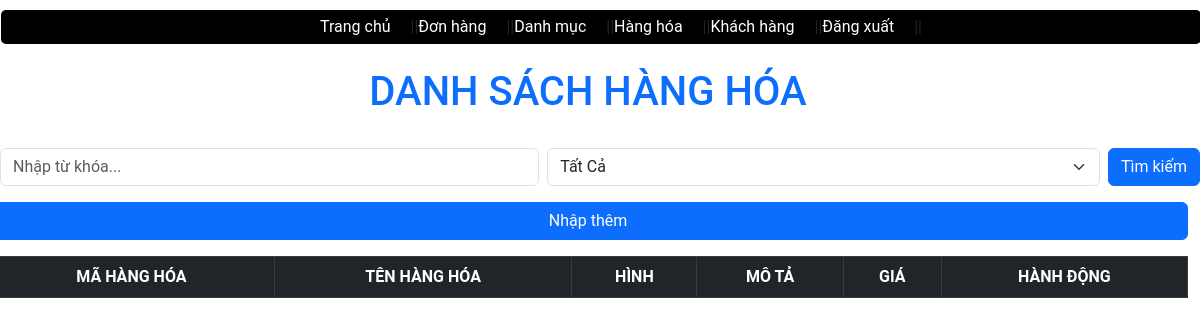
/admin/index.php?act=hienthisp, run on an earlier commit of the app's database.
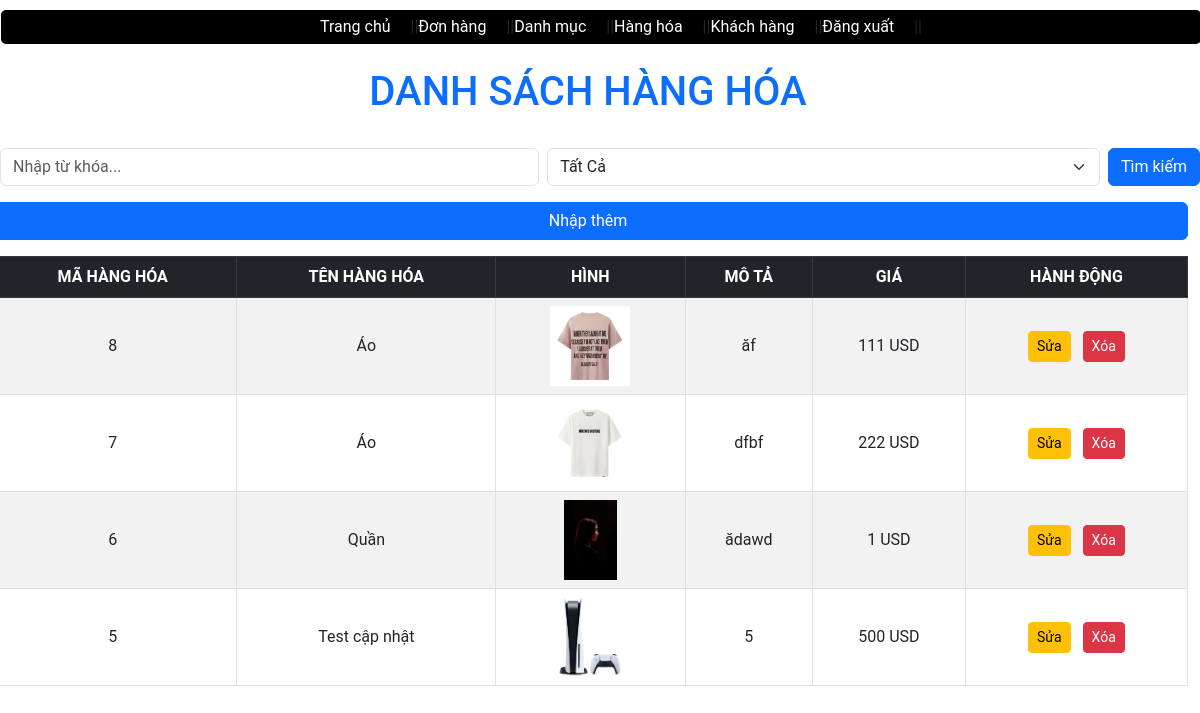
And on a later commit of the database.
### tables this page shows
CREATE TABLE `san_pham` (
  `id_san_pham` int NOT NULL,
  `ten_san_pham` varchar(255) NOT NULL,
  `hinh` varchar(255) DEFAULT NULL,
  `mo_ta` varchar(255) DEFAULT NULL,
  `gia` varchar(255) NOT NULL,
  `id_danh_muc` int NOT NULL
);

### models/config.php (called while the page is built, shortened)
<?php
function pdo_get_connection(){
    $dburl = "mysql:host=localhost;dbname=duan;charset=utf8mb4";
    $username = 'root';
    $password = '';
    $conn = new PDO($dburl, $username, $password);
    $conn->setAttribute(PDO::ATTR_ERRMODE, PDO::ERRMODE_EXCEPTION);
    return $conn;
}
function pdo_query($sql){
    $sql_args = array_slice(func_get_args(), 1);
    try{
        $conn = pdo_get_connection();
        $stmt = $conn->prepare($sql);
        $stmt->execute($sql_args);
        $rows = $stmt->fetchAll();
        return $rows;
    }
    catch(PDOException $e){
        throw $e;
    }
    finally{
        unset($conn);
    }
}

### models/sanpham.php (called while the page is built, shortened)
<?php
function loadall_san_pham($kyw="", $id_danh_muc=0){
    $sql = "SELECT * FROM san_pham WHERE 1";
    $sql .= " ORDER BY id_san_pham DESC";
    $listsan_pham = pdo_query($sql);
    return $listsan_pham;
}
?>

### admin/sanpham/hienthisp.php (the view, shortened to what this page needs)
<div class="row">
    <div class="row mb-4">
        <h1 class="text-center text-primary mt-4">DANH SÁCH HÀNG HÓA</h1>
    </div>
    <div class="formtimkiem container mb-3">
        <form action="index.php?act=hienthisp" method="post" class="d-flex gap-2 align-items-center">
            <input type="text" name="kyw" class="form-control" placeholder="Nhập từ khóa...">
            <select name="id_danh_muc" class="form-select">
                <option value="0" selected>Tất Cả</option>
            </select>
            <input type="submit" name="listok" value="Tìm kiếm" class="btn btn-primary">
        </form>
    </div>
    <div class="row mb-3 text-end">
        <a href="index.php?act=themsp" class="btn btn-primary">Nhập thêm</a>
    </div>
    <div class="row mb-3 container">
        <table class="table table-striped table-bordered text-center align-middle">
            <thead  class="table-dark">
                <tr>
                    <th>MÃ HÀNG HÓA</th>
                    <th>TÊN HÀNG HÓA</th>
                    <th>HÌNH</th>
                    <th>MÔ TẢ</th>
                    <th>GIÁ</th>
                    <th>HÀNH ĐỘNG</th>
                </tr>
            </thead>
            <tbody>
                <?php
                foreach ($listsan_pham as $sanpham) {
                    extract($sanpham);
                    $suasp = "index.php?act=suasp&id_san_pham=" . $id_san_pham;
                    $xoasp = "index.php?act=xoasp&id_san_pham=" . $id_san_pham;
                    $hinhpath = "../images/" . $hinh;
                    if (is_file($hinhpath)) {
                        $hinh = "<img src='" . $hinhpath . "' height='80'>";
                    } else {
                        $hinh = "no img";
                    }
                    echo '
                    <tr>
                        <td>' . $id_san_pham . '</td>
                        <td>' . $ten_san_pham . '</td>
                        <td>' . $hinh . '</td>
                        <td>' . $mo_ta . '</td>
                        <td>' . number_format($gia, 0, ',', '.') . ' USD</td>
                        <td>
                            <a href="' . $suasp . '" class="btn btn-warning btn-sm">Sửa</a>
                            <a href="' . $xoasp . '" class="btn btn-danger btn-sm ms-2"  onclick="return confirm(\'Bạn có chắc chắn muốn xóa sản phẩm này không?\')">Xóa</a>
                        </td>
                    </tr>
                    ';
                }
                ?>
            </tbody>
        </table>
    </div>
</div>

What changed in the data, as far as the page shows it:
added san_pham: id_san_pham "8", ten_san_pham "Áo", hinh (picture), mo_ta "ăf", gia "111"
added san_pham: id_san_pham "7", ten_san_pham "Áo", hinh (picture), mo_ta "dfbf", gia "222"
added san_pham: id_san_pham "6", ten_san_pham "Quần", hinh (picture), mo_ta "ădawd", gia "1"
added san_pham: id_san_pham "5", ten_san_pham "Test cập nhật", hinh (picture), mo_ta "5", gia "500"
